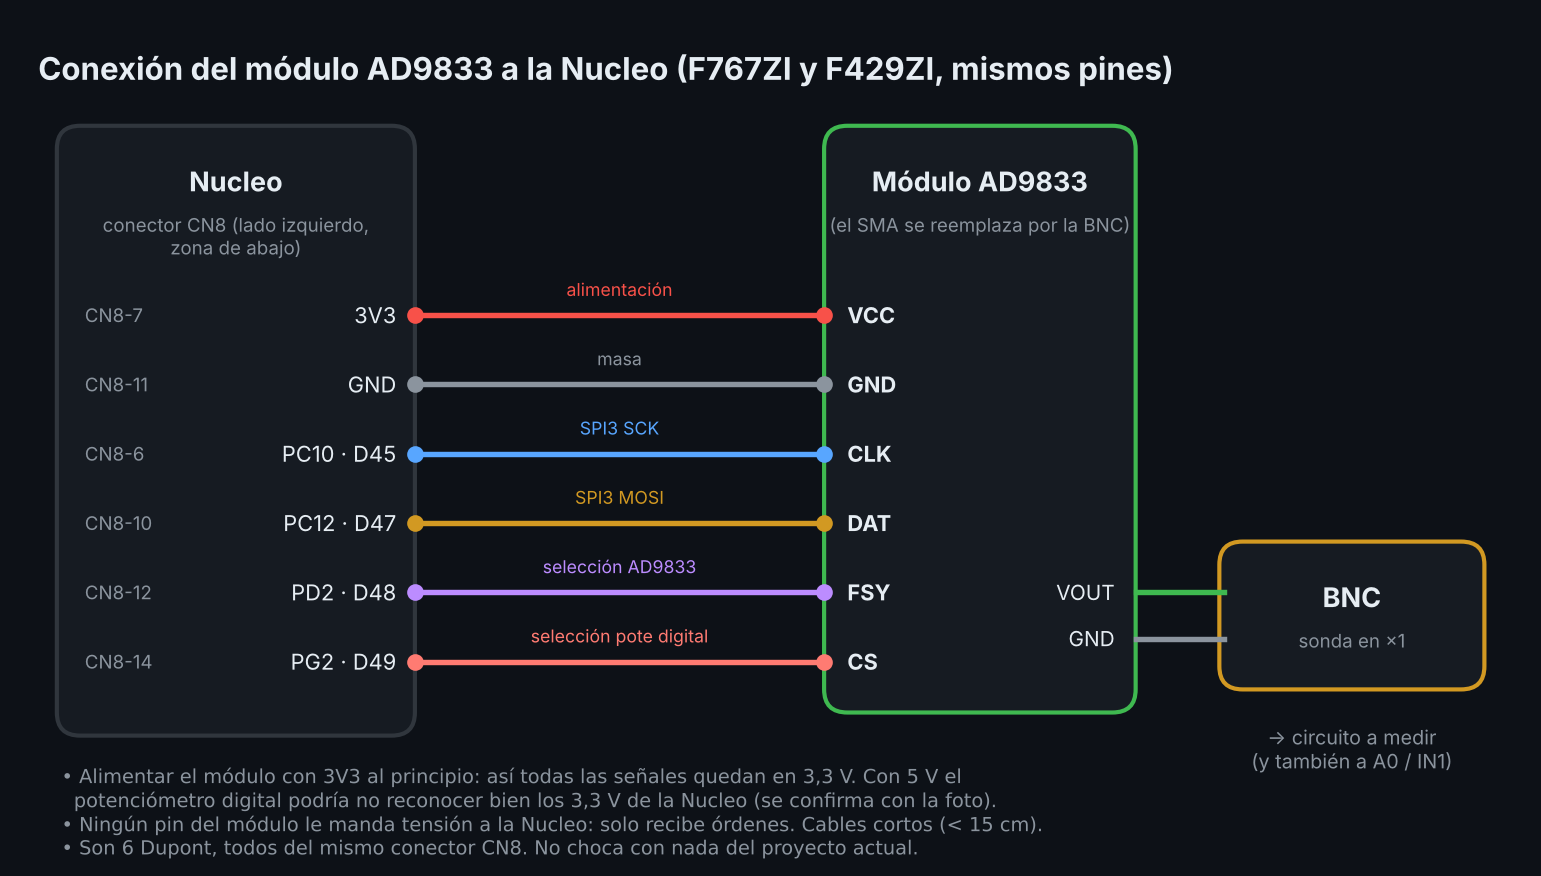

Here is the Python script that generated this plot:
import matplotlib; matplotlib.use("Agg")
import matplotlib.pyplot as plt
from matplotlib.patches import FancyBboxPatch
BG="#0d1117"; PANEL="#161b22"; TX="#e6edf3"; TN="#8b949e"
fig,ax=plt.subplots(figsize=(13,7.2),dpi=150); fig.patch.set_facecolor(BG); ax.set_facecolor(BG)
ax.set_xlim(0,130); ax.set_ylim(0,72); ax.axis("off")
def caja(x,y,w,h,t,sub,col):
    ax.add_patch(FancyBboxPatch((x,y),w,h,boxstyle="round,pad=0.4,rounding_size=2",fc=PANEL,ec=col,lw=2))
    ax.text(x+w/2,y+h-3,t,ha="center",va="top",color=TX,fontsize=13,weight="bold")
    if sub: ax.text(x+w/2,y+h-7.2,sub,ha="center",va="top",color=TN,fontsize=9)
ax.text(2,69,"Conexión del módulo AD9833 a la Nucleo (F767ZI y F429ZI, mismos pines)",color=TX,fontsize=15,weight="bold",va="top")
caja(4,10,30,52,"Nucleo","conector CN8 (lado izquierdo,\nzona de abajo)","#30363d")
caja(70,12,26,50,"Módulo AD9833","(el SMA se reemplaza por la BNC)","#3fb950")
filas=[("3V3","CN8-7","VCC","#f85149","alimentación"),
       ("GND","CN8-11","GND","#8b949e","masa"),
       ("PC10 · D45","CN8-6","CLK","#58a6ff","SPI3 SCK"),
       ("PC12 · D47","CN8-10","DAT","#d29922","SPI3 MOSI"),
       ("PD2 · D48","CN8-12","FSY","#bc8cff","selección AD9833"),
       ("PG2 · D49","CN8-14","CS","#ff7b72","selección pote digital")]
y0=46
for i,(pin,cn,mod,c,fn) in enumerate(filas):
    y=y0-i*6
    ax.plot([34.4,69.6],[y,y],color=c,lw=2.6,solid_capstyle="round")
    ax.plot(34.4,y,"o",color=c,ms=7); ax.plot(69.6,y,"o",color=c,ms=7)
    ax.text(32.8,y,pin,ha="right",va="center",color=TX,fontsize=10.5)
    ax.text(6,y,cn,ha="left",va="center",color=TN,fontsize=9)
    ax.text(71.6,y,mod,ha="left",va="center",color=TX,fontsize=10.5,weight="bold")
    ax.text(52,y+1.3,fn,ha="center",va="bottom",color=c,fontsize=8.5)
# salida
ax.plot([96.4,104],[22,22],color="#3fb950",lw=2.6); ax.plot([96.4,104],[18,18],color="#8b949e",lw=2.6)
ax.text(94.6,22,"VOUT",ha="right",va="center",color=TX,fontsize=10)
ax.text(94.6,18,"GND",ha="right",va="center",color=TX,fontsize=10)
caja(104,14,22,12,"BNC","sonda en ×1","#d29922")
ax.text(115,10.5,"→ circuito a medir\n(y también a A0 / IN1)",ha="center",va="top",color=TN,fontsize=9.5)
notas=("• Alimentar el módulo con 3V3 al principio: así todas las señales quedan en 3,3 V. Con 5 V el\n"
       "  potenciómetro digital podría no reconocer bien los 3,3 V de la Nucleo (se confirma con la foto).\n"
       "• Ningún pin del módulo le manda tensión a la Nucleo: solo recibe órdenes. Cables cortos (< 15 cm).\n"
       "• Son 6 Dupont, todos del mismo conector CN8. No choca con nada del proyecto actual.")
ax.text(4,7,notas,color=TN,fontsize=9.3,va="top",family="DejaVu Sans")
import os; os.chdir(os.path.dirname(os.path.abspath(__file__))); fig.savefig("ad9833_conexion.png",facecolor=BG,bbox_inches="tight")
